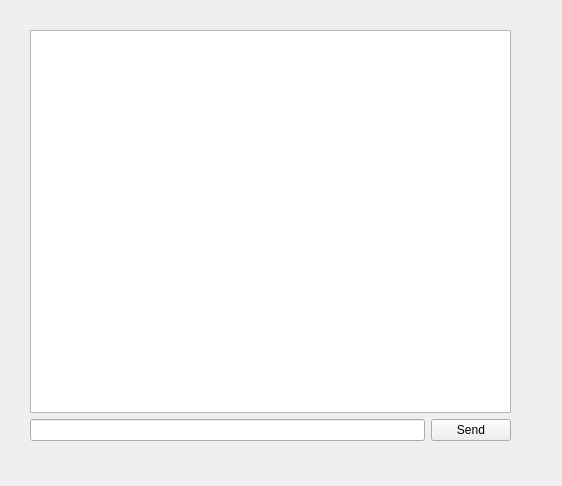
<?xml version="1.0" encoding="UTF-8"?>
<ui version="4.0">
 <class>FormTash</class>
 <widget class="QWidget" name="FormTash">
  <property name="geometry">
   <rect>
    <x>0</x>
    <y>0</y>
    <width>562</width>
    <height>486</height>
   </rect>
  </property>
  <property name="windowTitle">
   <string>Form</string>
  </property>
  <widget class="QWidget" name="layoutWidget">
   <property name="geometry">
    <rect>
     <x>30</x>
     <y>30</y>
     <width>481</width>
     <height>411</height>
    </rect>
   </property>
   <layout class="QVBoxLayout" name="verticalLayout">
    <item>
     <widget class="QTextBrowser" name="textBrowser_Task"/>
    </item>
    <item>
     <layout class="QHBoxLayout" name="horizontalLayout">
      <item>
       <widget class="QLineEdit" name="lineEdit_answer"/>
      </item>
      <item>
       <widget class="QPushButton" name="pushButton_Send">
        <property name="text">
         <string>Send</string>
        </property>
       </widget>
      </item>
     </layout>
    </item>
   </layout>
  </widget>
 </widget>
 <resources/>
 <connections/>
</ui>
